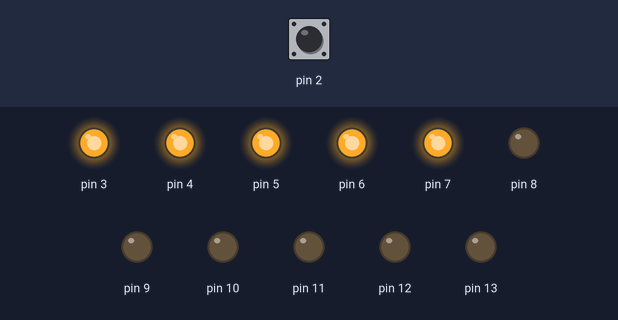
Bench run of a sketch on a simulated Arduino Uno, built with avr-gcc and run on an emulated ATmega328P. On the bench: output pins drawn as LEDs (lit = HIGH). Dashed ring = blinking. The test bench sets the inputs (shaded band); at power-on: pin 2 HIGH. What the sketch prints to the serial monitor is not drawn.

Above: at 1.2 s.
1.3 s: pin 2 pulsed LOW 5 times (0.12 s each, 0.3 s apart)
At 2.1 s:
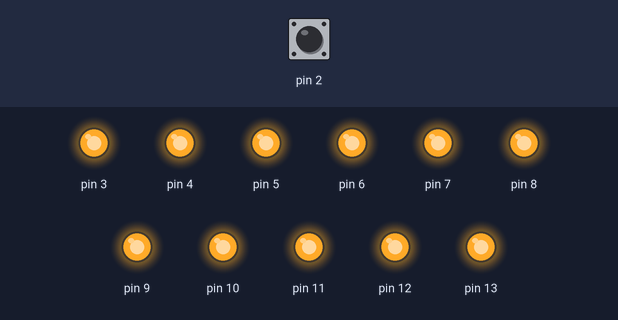
4.3 s: pin 2 pulled LOW for 0.15 s
At 4.7 s:
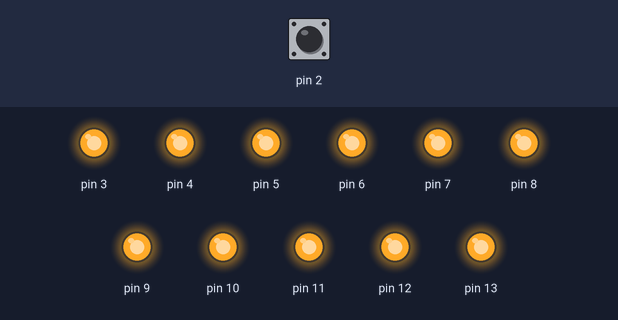
5.9 s: pin 2 pulled LOW for 1 s
At 6.15 s:
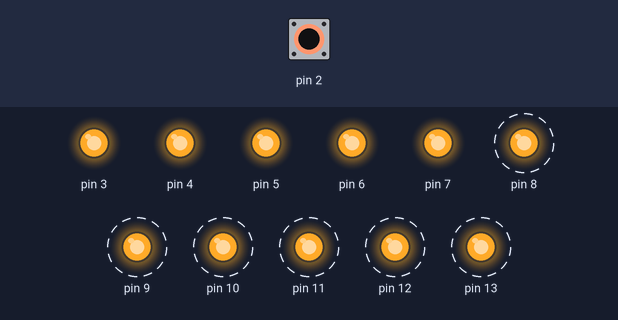
Timing chart, 0 to 14.9 s (numbered marks = the images above; inputs shaded):
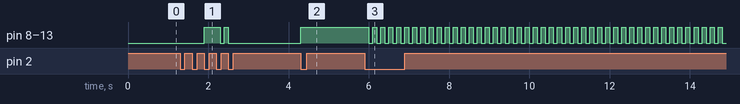

Measured:
- after the input at 1.3 s, pin 8–13: LOW → HIGH after 0.60 s, → LOW 0.40 s later, → HIGH 0.10 s later, → LOW 0.10 s later
- after the input at 4.3 s, pin 8–13: LOW → HIGH at once
- after the input at 5.9 s, pin 8–13: alternates HIGH for 0.10 s and LOW for 0.10 s, starting after 0.10 s

The sketch:

Act6.ino
```cpp
void setup() {
  Serial.begin(9600);
  pinMode(2, INPUT_PULLUP);
  pinMode(3, OUTPUT);
  pinMode(4, OUTPUT);
  pinMode(5, OUTPUT);
  pinMode(6, OUTPUT);
  pinMode(7, OUTPUT);
  pinMode(8, OUTPUT);
  pinMode(9, OUTPUT);
  pinMode(10, OUTPUT);
  pinMode(11, OUTPUT);
  pinMode(12, OUTPUT);
  pinMode(13, OUTPUT);
  digitalWrite(2, 1);
  digitalWrite(3, 1);
  digitalWrite(4, 1);
  digitalWrite(5, 1);
  digitalWrite(6, 1);
  digitalWrite(7, 1);
  Serial.println("Hello World");
}
int count = 0;
void loop() {
  if (digitalRead(2) == 0) {
    switch (count) {
    case 1:
      digitalWrite(8, 1);
      digitalWrite(9, 1);
      digitalWrite(10, 1);
      digitalWrite(11, 1);
      digitalWrite(12, 1);
      digitalWrite(13, 1);
      break;
    case 2:
      digitalWrite(8, 1);
      digitalWrite(9, 1);
      digitalWrite(10, 1);
      digitalWrite(11, 1);
      digitalWrite(12, 1);
      digitalWrite(13, 1);
      delay(100);
      digitalWrite(8, 0);
      digitalWrite(9, 0);
      digitalWrite(10, 0);
      digitalWrite(11, 0);
      digitalWrite(12, 0);
      digitalWrite(13, 0);
      delay(100);
      break;
    case 3:
      digitalWrite(8, 0);
      digitalWrite(9, 0);
      digitalWrite(10, 0);
      digitalWrite(11, 0);
      digitalWrite(12, 0);
      digitalWrite(13, 0);
      break;
    case 4:
      count = 1;
      break;
    }
  } else {
    switch (count) {
    case 1:
      digitalWrite(8, 1);
      digitalWrite(9, 1);
      digitalWrite(10, 1);
      digitalWrite(11, 1);
      digitalWrite(12, 1);
      digitalWrite(13, 1);
      break;
    case 2:
      digitalWrite(8, 1);
      digitalWrite(9, 1);
      digitalWrite(10, 1);
      digitalWrite(11, 1);
      digitalWrite(12, 1);
      digitalWrite(13, 1);
      delay(100);
      digitalWrite(8, 0);
      digitalWrite(9, 0);
      digitalWrite(10, 0);
      digitalWrite(11, 0);
      digitalWrite(12, 0);
      digitalWrite(13, 0);
      delay(100);
      break;
    case 3:
      digitalWrite(8, 0);
      digitalWrite(9, 0);
      digitalWrite(10, 0);
      digitalWrite(11, 0);
      digitalWrite(12, 0);
      digitalWrite(13, 0);
      break;
    case 4:
      count = 1;
      break;
    }
    if (digitalRead(2) == 0) {
      count++;
    }
  }
}
```
